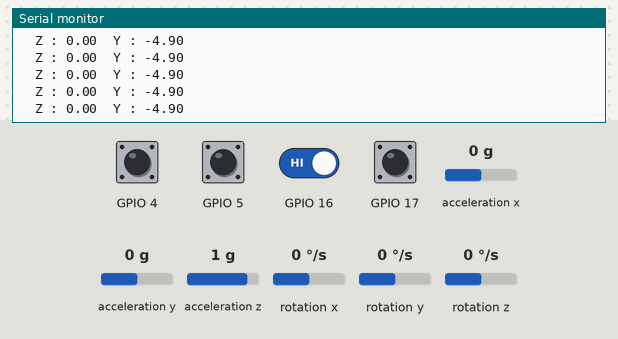
This sketch was run on a simulated ESP32. Parts: the last lines printed to the serial monitor. Wiring (inferred from the names in the program): MPU-6050 motion sensor at I2C address 0x68. The test bench sets the inputs (shaded band); at power-on: GPIO 4, GPIO 5, GPIO 16, GPIO 17 HIGH, rotation y 0 °/s, rotation z 0 °/s, acceleration x 0 g, acceleration y 0 g, acceleration z 1 g, rotation x 0 °/s. USB keyboard and mouse output is not drawn.

Above: at 5.9 s.
6.0 s: rotation y set to -192 °/s
At 6.5 s:
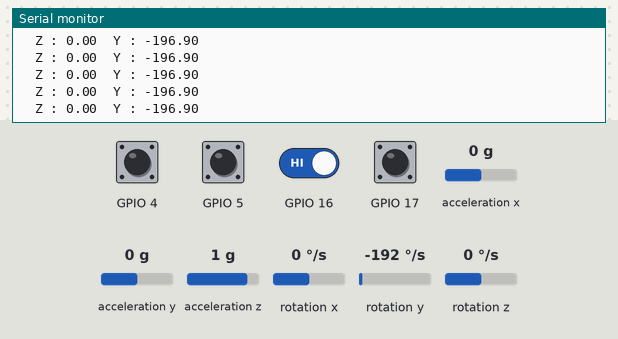
9.0 s: rotation z set to -192 °/s
At 9.9 s:
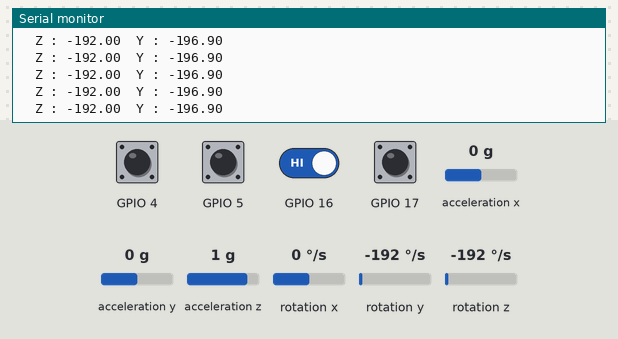
12.0 s: rotation y set to 192 °/s
At 12.9 s:
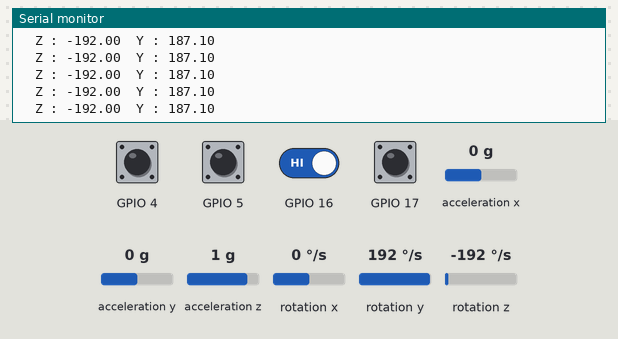
15.0 s: rotation z set to 100 °/s
At 15.5 s:
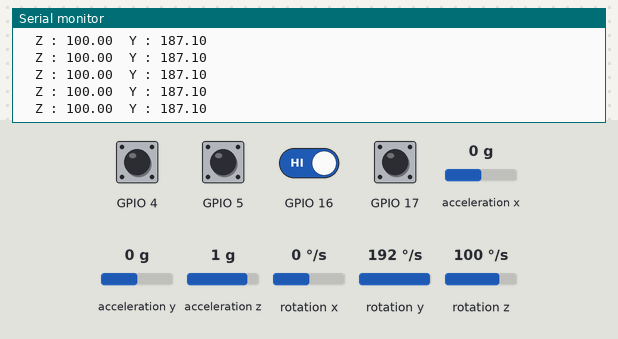
18.0 s: rotation y set to 0 °/s
At 19.0 s:
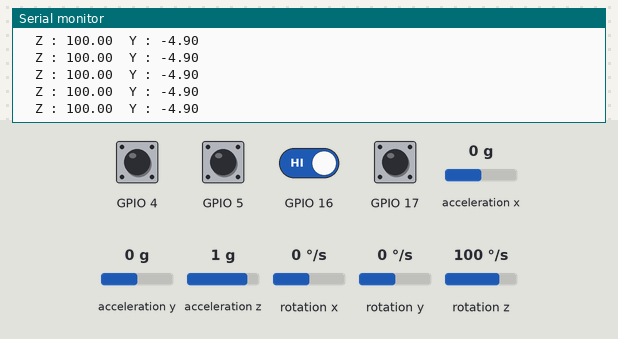
21.0 s: GPIO 16 driven LOW
Timing chart, 0 to 24.0 s (numbered marks = the images above; inputs shaded):
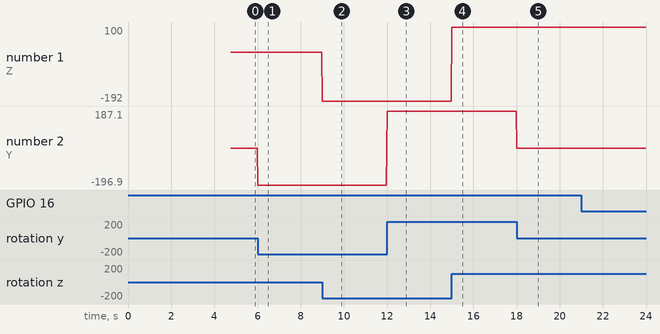

Measured:
- after the input at 6.0 s, the serial monitor: prints a new line at once (image 1)
- after the input at 9.0 s, the serial monitor: prints a new line at once (image 2)
- after the input at 12.0 s, the serial monitor: prints a new line at once (image 3)
- after the input at 15.0 s, the serial monitor: prints a new line at once (image 4)
- after the input at 18.0 s, the serial monitor: prints a new line at once (image 5)
- plotted number 1: 0 → -192 after the input at 9.0 s, -192 → 100 after the input at 15.0 s
- plotted number 2: -4.9 → -196.9 after the input at 6.0 s, -196.9 → 187.1 after the input at 12.0 s, 187.1 → -4.9 after the input at 18.0 s

The sketch:

src.ino
```cpp
#include <Wire.h>    //esp32 SDA=21,SCL=22
#include <BleMouse.h>

BleMouse bleMouse;

#define MPU6050_ADDR         0x68 // MPU-6050 device address
#define MPU6050_SMPLRT_DIV   0x19 // MPU-6050 register address
#define MPU6050_CONFIG       0x1a
#define MPU6050_GYRO_CONFIG  0x1b
#define MPU6050_ACCEL_CONFIG 0x1c
#define MPU6050_WHO_AM_I     0x75
#define MPU6050_PWR_MGMT_1   0x6b

double offsetX = 0, offsetY = 0, offsetZ = 0;
double gyro_angle_x = 0, gyro_angle_y = 0, gyro_angle_z = 0;
float angleX, angleY, angleZ;
float interval, preInterval;
float acc_x, acc_y, acc_z, acc_angle_x, acc_angle_y;
float gx, gy, gz, dpsX, dpsY, dpsZ;
float x_kand=0.8;
float y_kand=0.8;
float sc_kand=0.05;
float offsety=4.9;
int i1=0, i2=0;

//加速度、ジャイロから角度を計算
void calcRotation(){

  int16_t raw_acc_x, raw_acc_y, raw_acc_z, raw_t, raw_gyro_x, raw_gyro_y, raw_gyro_z ;

  //レジスタアドレス0x3Bから、計14バイト分のデータを出力するようMPU6050へ指示
  Wire.beginTransmission(MPU6050_ADDR);
  Wire.write(0x3B);
  Wire.endTransmission(false);
  Wire.requestFrom(MPU6050_ADDR, 14, true);

  //出力されたデータを読み込み、ビットシフト演算
  raw_acc_x = Wire.read() << 8 | Wire.read();
  raw_acc_y = Wire.read() << 8 | Wire.read();
  raw_acc_z = Wire.read() << 8 | Wire.read();
  raw_t = Wire.read() << 8 | Wire.read();
  raw_gyro_x = Wire.read() << 8 | Wire.read();
  raw_gyro_y = Wire.read() << 8 | Wire.read();
  raw_gyro_z = Wire.read() << 8 | Wire.read();

  dpsX = ((float)raw_gyro_x) / 65.5; // LSB sensitivity: 65.5 LSB/dps @ ±500dps
  dpsY = ((float)raw_gyro_y) / 65.5;
  dpsZ = ((float)raw_gyro_z) / 65.5;
}

//I2c書き込み
void writeMPU6050(byte reg, byte data) {
  Wire.beginTransmission(MPU6050_ADDR);
  Wire.write(reg);
  Wire.write(data);
  Wire.endTransmission();
}

//i2C読み込み
byte readMPU6050(byte reg) {
  Wire.beginTransmission(MPU6050_ADDR);
  Wire.write(reg);
  Wire.endTransmission(true);
  Wire.requestFrom(MPU6050_ADDR, 1/*length*/);
  byte data =  Wire.read();
  return data;
}

void setup() {

  pinMode(16,INPUT);
  pinMode(17,INPUT);
  pinMode(18,INPUT);

  Wire.begin();
  Wire.beginTransmission(MPU6050_ADDR);
  Wire.write(0x6B); // PWR_MGMT_1 register
  Wire.write(0); // set to zero (wakes up the MPU-6050)
  Wire.endTransmission(true);

  Serial.begin(9600);
  bleMouse.begin();

  delay(100);

  //正常に接続されているかの確認
  if (readMPU6050(MPU6050_WHO_AM_I) != 0x68) {
    Serial.println("\nWHO_AM_I error.");
    while (true) ;
  }

  //設定を書き込む
  writeMPU6050(MPU6050_SMPLRT_DIV, 0x00);   // sample rate: 8kHz/(7+1) = 1kHz
  writeMPU6050(MPU6050_CONFIG, 0x00);       // disable DLPF, gyro output rate = 8kHz
  writeMPU6050(MPU6050_GYRO_CONFIG, 0x08);  // gyro range: ±500dps
  writeMPU6050(MPU6050_ACCEL_CONFIG, 0x00); // accel range: ±2g
  writeMPU6050(MPU6050_PWR_MGMT_1, 0x01);   // disable sleep mode, PLL with X gyro

  //キャリブレーション
  Serial.print("Calculate Calibration");
  for(int i = 0; i < 3000; i++){

    int16_t raw_acc_x, raw_acc_y, raw_acc_z, raw_t, raw_gyro_x, raw_gyro_y, raw_gyro_z ;

    Wire.beginTransmission(MPU6050_ADDR);
    Wire.write(0x3B);
    Wire.endTransmission(false);
    Wire.requestFrom(MPU6050_ADDR, 14, true);

    raw_acc_x = Wire.read() << 8 | Wire.read();
    raw_acc_y = Wire.read() << 8 | Wire.read();
    raw_acc_z = Wire.read() << 8 | Wire.read();
    raw_t = Wire.read() << 8 | Wire.read();
    raw_gyro_x = Wire.read() << 8 | Wire.read();
    raw_gyro_y = Wire.read() << 8 | Wire.read();
    raw_gyro_z = Wire.read() << 8 | Wire.read();
    dpsX = ((float)raw_gyro_x) / 65.5;
    dpsY = ((float)raw_gyro_y) / 65.5;
    dpsZ = ((float)raw_gyro_z) / 65.5;
    offsetX += dpsX;
    offsetY += dpsY;
    offsetZ += dpsZ;
    if(i % 1000 == 0){
      Serial.print(".");
    }
  }
  Serial.println();

  offsetX /= 3000;
  offsetY /= 3000;
  offsetZ /= 3000;

  Serial.print("offsetX : ");
  Serial.println(offsetX);
  Serial.print("offsetY : ");
  Serial.println(offsetY);
  Serial.print("offsetZ : ");
  Serial.println(offsetZ);

}

void loop() {

  calcRotation();

  Serial.print("  Z : ");
  Serial.print(dpsZ);
  Serial.print("  Y : ");
  Serial.print(dpsY-offsety);
  Serial.println(""); // 改行

  if(bleMouse.isConnected()) {     //接続状況確認
    if(touchRead(T0)>30){
       bleMouse.move(-(dpsZ)*x_kand, (dpsY-offsety)*y_kand, 0);    //カーソル動かす
    }
    if(digitalRead(16)==0){             //左クリック
        bleMouse.press();
        delay(10);
        i1=1;
    }
    if(i1==1 && digitalRead(16)==1){    //左クリックリリース
        bleMouse.release();
        i1=0;
    }
    if(digitalRead(17)==0){             //右クリック
        bleMouse.press(MOUSE_RIGHT);
        delay(10);
        i2=1;
    }
    if(i2==1 && digitalRead(17)==1){    //右クリックリリース
        bleMouse.release(MOUSE_RIGHT);
        i2=0;
    }
    if(digitalRead(5)==0){              //スクロール
        bleMouse.move(0,0, (dpsY-3)*sc_kand);
    }
  }
}
```
